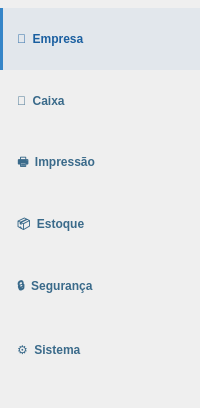
      <widget class="QFrame" name="frameMenuSecoes">
       <property name="styleSheet">
        <string notr="true">
          QFrame#frameMenuSecoes {
           background-color: #c8dcea;
           border-right: 1px solid #a8c4d8;
          }
          QPushButton {
           background-color: transparent;
           color: #3a6a8a;
           font-size: 12px;
           font-weight: bold;
           border: none;
           border-left: 3px solid transparent;
           border-radius: 0px;
           padding: 10px 14px;
           text-align: left;
           min-height: 42px;
          }
          QPushButton:hover {
           background-color: rgba(53,133,200,12);
           color: #1a5fa0;
           border-left: 3px solid rgba(53,133,200,40);
          }
          QPushButton:checked {
           background-color: rgba(53,133,200,18);
           color: #1a5fa0;
           border-left: 3px solid #3585c8;
          }
         </string>
       </property>
       <layout class="QVBoxLayout" name="menuSecoesVL">
        <property name="spacing">
         <number>0</number>
        </property>
        <property name="leftMargin">
         <number>0</number>
        </property>
        <property name="topMargin">
         <number>8</number>
        </property>
        <property name="rightMargin">
         <number>0</number>
        </property>
        <property name="bottomMargin">
         <number>8</number>
        </property>
        <item>
         <widget class="QPushButton" name="btnSecEmpresa">
          <property name="text">
           <string>🏢  Empresa</string>
          </property>
          <property name="checkable">
           <bool>true</bool>
          </property>
          <property name="checked">
           <bool>true</bool>
          </property>
         </widget>
        </item>
        <item>
         <widget class="QPushButton" name="btnSecCaixa">
          <property name="text">
           <string>💲  Caixa</string>
          </property>
          <property name="checkable">
           <bool>true</bool>
          </property>
         </widget>
        </item>
        <item>
         <widget class="QPushButton" name="btnSecImpressao">
          <property name="text">
           <string>🖶  Impressão</string>
          </property>
          <property name="checkable">
           <bool>true</bool>
          </property>
         </widget>
        </item>
        <item>
         <widget class="QPushButton" name="btnSecEstoque">
          <property name="text">
           <string>📦  Estoque</string>
          </property>
          <property name="checkable">
           <bool>true</bool>
          </property>
         </widget>
        </item>
        <item>
         <widget class="QPushButton" name="btnSecSeguranca">
          <property name="text">
           <string>🔒  Segurança</string>
          </property>
          <property name="checkable">
           <bool>true</bool>
          </property>
         </widget>
        </item>
        <item>
         <widget class="QPushButton" name="btnSecSistema">
          <property name="text">
           <string>⚙  Sistema</string>
          </property>
          <property name="checkable">
           <bool>true</bool>
          </property>
         </widget>
        </item>
        <item>
         <spacer>
          <property name="orientation">
           <enum>Qt::Vertical</enum>
          </property>
          <property name="sizeHint" stdset="0">
           <size>
            <width>10</width>
            <height>20</height>
           </size>
          </property>
         </spacer>
        </item>
       </layout>
      </widget>
